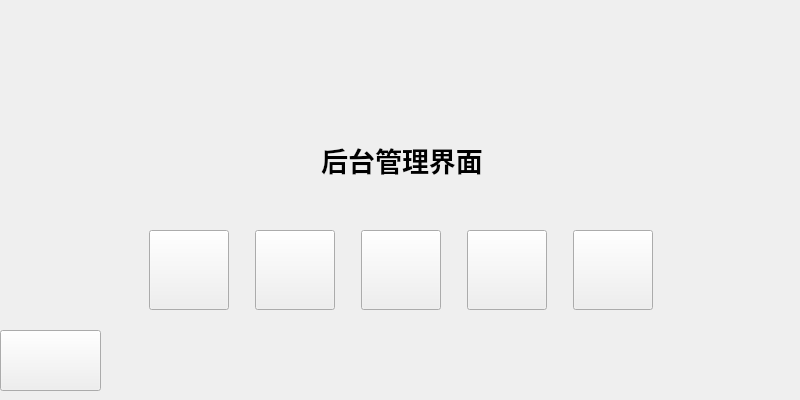
<?xml version="1.0" encoding="UTF-8"?>
<ui version="4.0">
 <class>ManageControl</class>
 <widget class="QWidget" name="ManageControl">
  <property name="geometry">
   <rect>
    <x>0</x>
    <y>0</y>
    <width>800</width>
    <height>400</height>
   </rect>
  </property>
  <property name="minimumSize">
   <size>
    <width>800</width>
    <height>400</height>
   </size>
  </property>
  <property name="maximumSize">
   <size>
    <width>800</width>
    <height>400</height>
   </size>
  </property>
  <property name="windowTitle">
   <string>Form</string>
  </property>
  <widget class="QPushButton" name="pbn_back">
   <property name="geometry">
    <rect>
     <x>0</x>
     <y>330</y>
     <width>101</width>
     <height>61</height>
    </rect>
   </property>
   <property name="styleSheet">
    <string notr="true">border-image: url(:/Images/back.png);</string>
   </property>
   <property name="text">
    <string/>
   </property>
  </widget>
  <widget class="QLabel" name="label">
   <property name="geometry">
    <rect>
     <x>143</x>
     <y>21</y>
     <width>500</width>
     <height>90</height>
    </rect>
   </property>
   <property name="minimumSize">
    <size>
     <width>500</width>
     <height>90</height>
    </size>
   </property>
   <property name="maximumSize">
    <size>
     <width>500</width>
     <height>90</height>
    </size>
   </property>
   <property name="text">
    <string/>
   </property>
   <property name="pixmap">
    <pixmap resource="Resource.qrc">:/Images/log001.png</pixmap>
   </property>
   <property name="scaledContents">
    <bool>true</bool>
   </property>
   <property name="wordWrap">
    <bool>true</bool>
   </property>
   <property name="openExternalLinks">
    <bool>false</bool>
   </property>
  </widget>
  <widget class="QWidget" name="layoutWidget">
   <property name="geometry">
    <rect>
     <x>0</x>
     <y>220</y>
     <width>801</width>
     <height>101</height>
    </rect>
   </property>
   <layout class="QHBoxLayout" name="horizontalLayout_2">
    <item>
     <spacer name="horizontalSpacer_4">
      <property name="orientation">
       <enum>Qt::Horizontal</enum>
      </property>
      <property name="sizeHint" stdset="0">
       <size>
        <width>40</width>
        <height>20</height>
       </size>
      </property>
     </spacer>
    </item>
    <item>
     <widget class="QPushButton" name="ptn_addCard">
      <property name="minimumSize">
       <size>
        <width>80</width>
        <height>80</height>
       </size>
      </property>
      <property name="styleSheet">
       <string notr="true">border-image: url(:/Images/tianjia.png);</string>
      </property>
      <property name="text">
       <string/>
      </property>
     </widget>
    </item>
    <item>
     <spacer name="horizontalSpacer_5">
      <property name="orientation">
       <enum>Qt::Horizontal</enum>
      </property>
      <property name="sizeType">
       <enum>QSizePolicy::Maximum</enum>
      </property>
      <property name="sizeHint" stdset="0">
       <size>
        <width>20</width>
        <height>20</height>
       </size>
      </property>
     </spacer>
    </item>
    <item>
     <widget class="QPushButton" name="ptn_deleteCard">
      <property name="minimumSize">
       <size>
        <width>80</width>
        <height>80</height>
       </size>
      </property>
      <property name="styleSheet">
       <string notr="true">border-image: url(:/Images/shanchu.png);</string>
      </property>
      <property name="text">
       <string/>
      </property>
     </widget>
    </item>
    <item>
     <spacer name="horizontalSpacer_8">
      <property name="orientation">
       <enum>Qt::Horizontal</enum>
      </property>
      <property name="sizeType">
       <enum>QSizePolicy::Maximum</enum>
      </property>
      <property name="sizeHint" stdset="0">
       <size>
        <width>20</width>
        <height>20</height>
       </size>
      </property>
     </spacer>
    </item>
    <item>
     <widget class="QPushButton" name="ptn_editCard">
      <property name="minimumSize">
       <size>
        <width>80</width>
        <height>80</height>
       </size>
      </property>
      <property name="styleSheet">
       <string notr="true">border-image: url(:/Images/xiugai.png);</string>
      </property>
      <property name="text">
       <string/>
      </property>
     </widget>
    </item>
    <item>
     <spacer name="horizontalSpacer_7">
      <property name="orientation">
       <enum>Qt::Horizontal</enum>
      </property>
      <property name="sizeType">
       <enum>QSizePolicy::Maximum</enum>
      </property>
      <property name="sizeHint" stdset="0">
       <size>
        <width>20</width>
        <height>20</height>
       </size>
      </property>
     </spacer>
    </item>
    <item>
     <widget class="QPushButton" name="ptn_searchCard">
      <property name="minimumSize">
       <size>
        <width>80</width>
        <height>80</height>
       </size>
      </property>
      <property name="styleSheet">
       <string notr="true">border-image: url(:/Images/chaxun.png);</string>
      </property>
      <property name="text">
       <string/>
      </property>
     </widget>
    </item>
    <item>
     <spacer name="horizontalSpacer_6">
      <property name="orientation">
       <enum>Qt::Horizontal</enum>
      </property>
      <property name="sizeType">
       <enum>QSizePolicy::Maximum</enum>
      </property>
      <property name="sizeHint" stdset="0">
       <size>
        <width>20</width>
        <height>20</height>
       </size>
      </property>
     </spacer>
    </item>
    <item>
     <widget class="QPushButton" name="ptn_systemManage">
      <property name="minimumSize">
       <size>
        <width>80</width>
        <height>80</height>
       </size>
      </property>
      <property name="styleSheet">
       <string notr="true">border-image: url(:/Images/superManager .png);</string>
      </property>
      <property name="text">
       <string/>
      </property>
     </widget>
    </item>
    <item>
     <spacer name="horizontalSpacer_3">
      <property name="orientation">
       <enum>Qt::Horizontal</enum>
      </property>
      <property name="sizeHint" stdset="0">
       <size>
        <width>40</width>
        <height>20</height>
       </size>
      </property>
     </spacer>
    </item>
   </layout>
   <zorder>horizontalSpacer_5</zorder>
   <zorder>horizontalSpacer_8</zorder>
   <zorder>horizontalSpacer_7</zorder>
   <zorder>horizontalSpacer_6</zorder>
   <zorder>ptn_systemManage</zorder>
   <zorder>ptn_searchCard</zorder>
   <zorder>ptn_addCard</zorder>
   <zorder>ptn_deleteCard</zorder>
   <zorder>ptn_editCard</zorder>
  </widget>
  <widget class="QLabel" name="label_2">
   <property name="geometry">
    <rect>
     <x>650</x>
     <y>21</y>
     <width>16</width>
     <height>17</height>
    </rect>
   </property>
   <property name="text">
    <string/>
   </property>
   <property name="pixmap">
    <pixmap>:/Images/bgp.jpg</pixmap>
   </property>
  </widget>
  <widget class="QLabel" name="label_3">
   <property name="geometry">
    <rect>
     <x>0</x>
     <y>0</y>
     <width>800</width>
     <height>400</height>
    </rect>
   </property>
   <property name="minimumSize">
    <size>
     <width>800</width>
     <height>400</height>
    </size>
   </property>
   <property name="maximumSize">
    <size>
     <width>800</width>
     <height>400</height>
    </size>
   </property>
   <property name="text">
    <string/>
   </property>
   <property name="pixmap">
    <pixmap resource="Resource.qrc">:/Images/bg3.png</pixmap>
   </property>
   <property name="scaledContents">
    <bool>true</bool>
   </property>
  </widget>
  <widget class="QLabel" name="lb_sysName">
   <property name="geometry">
    <rect>
     <x>300</x>
     <y>140</y>
     <width>204</width>
     <height>38</height>
    </rect>
   </property>
   <property name="minimumSize">
    <size>
     <width>200</width>
     <height>0</height>
    </size>
   </property>
   <property name="text">
    <string>&lt;html&gt;&lt;head/&gt;&lt;body&gt;&lt;p align=&quot;center&quot;&gt;&lt;span style=&quot; font-size:20pt; font-weight:600; color:#000000;&quot;&gt;后台管理界面&lt;/span&gt;&lt;/p&gt;&lt;/body&gt;&lt;/html&gt;</string>
   </property>
  </widget>
  <zorder>label_3</zorder>
  <zorder>layoutWidget</zorder>
  <zorder>label_2</zorder>
  <zorder>pbn_back</zorder>
  <zorder>lb_sysName</zorder>
  <zorder>label</zorder>
 </widget>
 <resources>
  <include location="Resource.qrc"/>
 </resources>
 <connections/>
</ui>
